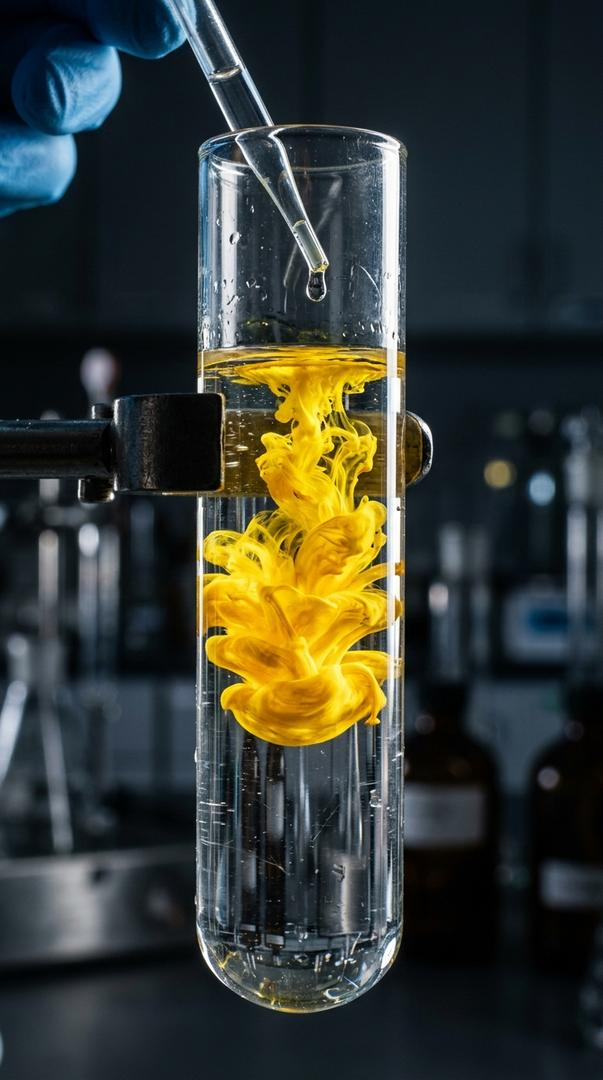
#> input picture experiments/activity_1_2_lead_iodide/images/01_hook_bloom.jpg, 603 x 1080 px
$ python create_viral_thumbnails.py
#> lines starting #> are read from the running program, lines starting #| are printed output that depends on the picture
#!/usr/bin/env python3
"""
Creates viral, high-CTR thumbnails (both 9:16 and 16:9) for
CBSE Class 10 Science Activity 1.2 (Precipitation of Lead Iodide).
Uses Google Material 3 Expressive palette, high-contrast typography,
and the dramatic canary-yellow precipitation cloud.
"""

from pathlib import Path
from PIL import Image, ImageDraw, ImageFont

BASE_DIR = Path(__file__).resolve().parent
IMG_DIR = BASE_DIR / "images"
OUT_DIR = BASE_DIR / "output"
OUT_DIR.mkdir(parents=True, exist_ok=True)

FONT_BOLD = "C:/Windows/Fonts/segoeuib.ttf"
FONT_REG = "C:/Windows/Fonts/segoeui.ttf"

def get_font(size):
    try:
        return ImageFont.truetype(FONT_BOLD, size)
    except Exception:
        return ImageFont.load_default()

def draw_pill(draw, xy, text, font, bg_color, text_color, padding=(28, 14), border_color=None, border_width=3):
    x, y = xy
    bbox = font.getbbox(text)
    tw, th = bbox[2] - bbox[0], bbox[3] - bbox[1]
    px, py = padding
    box = [x - tw//2 - px, y - th//2 - py, x + tw//2 + px, y + th//2 + py]
    radius = (box[3] - box[1]) // 2
    draw.rounded_rectangle(box, radius=radius, fill=bg_color, outline=border_color, width=border_width)
    draw.text((x - tw//2, y - th//2 - 2), text, font=font, fill=text_color)
    return box

def create_thumbnail_916():
    hook_img_path = IMG_DIR / "01_hook_bloom.jpg"
    im = Image.open(hook_img_path).convert("RGBA")
    if im.size != (1080, 1920):
        im = im.resize((1080, 1920), Image.Resampling.LANCZOS)
#> im: PIL image 1080x1920 RGBA

    overlay = Image.new("RGBA", (1080, 1920), (0, 0, 0, 0))
#> overlay: PIL image 1080x1920 RGBA; every value is 0
    draw = ImageDraw.Draw(overlay)

    # Dark gradients at top and bottom
    for y in range(400):
        alpha = int(190 * (1.0 - y / 400.0))
        draw.line([(0, y), (1080, y)], fill=(15, 10, 5, alpha))

    for y in range(1250, 1920):
        alpha = int(230 * ((y - 1250) / 670.0))
        draw.line([(0, y), (1080, y)], fill=(12, 8, 4, alpha))

    # Top Tag
    draw_pill(draw, (540, 220), "CBSE CLASS 10 • ACTIVITY 1.2", get_font(34),
              bg_color=(35, 25, 15, 240), text_color=(255, 179, 0),
              border_color=(255, 179, 0, 180), border_width=3)

    # Bottom Card
    draw.rounded_rectangle([60, 1340, 1020, 1720], radius=36,
                           fill=(22, 16, 10, 230), outline=(255, 179, 0, 180), width=4)

    draw_pill(draw, (230, 1400), "SHOCK REACTION", get_font(28),
              bg_color=(255, 111, 0), text_color=(255, 255, 255), padding=(22, 10))

    draw.text((90, 1450), "CLEAR LIQUIDS...", font=get_font(76), fill=(255, 255, 255))
    draw.text((90, 1540), "YELLOW EXPLOSION?!", font=get_font(74), fill=(255, 234, 0))
    draw.text((95, 1640), "Lead Iodide Precipitation Explained", font=get_font(36), fill=(255, 222, 175))

    final_im = Image.alpha_composite(im, overlay).convert("RGB")
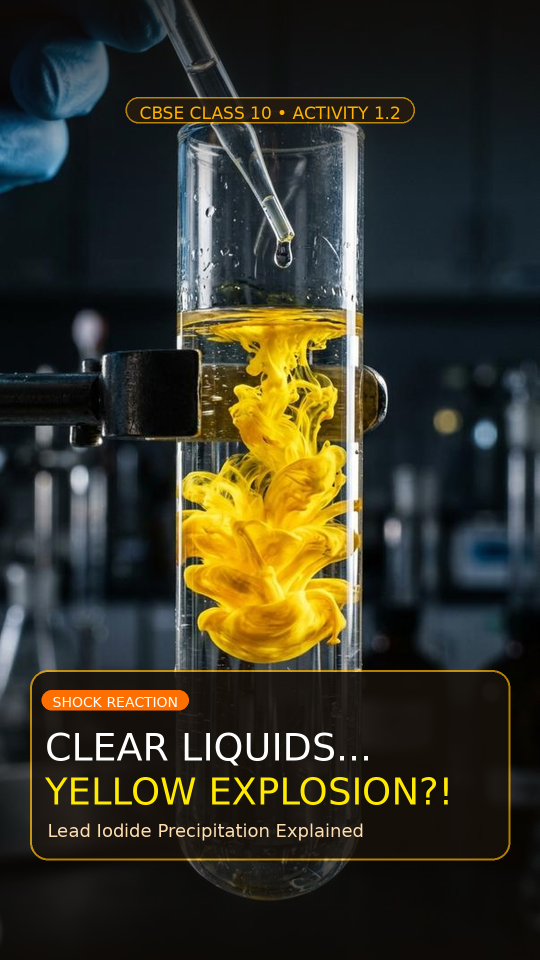
#> final_im: PIL image 1080x1920 RGB (shown at 1/2 size); mean R, G, B 54.2, 52.6, 38.2
    out_path = OUT_DIR / "thumbnail_shorts_916.jpg"
    final_im.save(out_path, quality=95)
    print(f"Saved 9:16 thumbnail: {out_path.name}")
    return out_path

def create_thumbnail_169():
    hook_img_path = IMG_DIR / "01_hook_bloom.jpg"
    im_vert = Image.open(hook_img_path).convert("RGBA")

    # Create 1920x1080 horizontal canvas
    canvas = Image.new("RGBA", (1920, 1080), (16, 12, 8, 255))
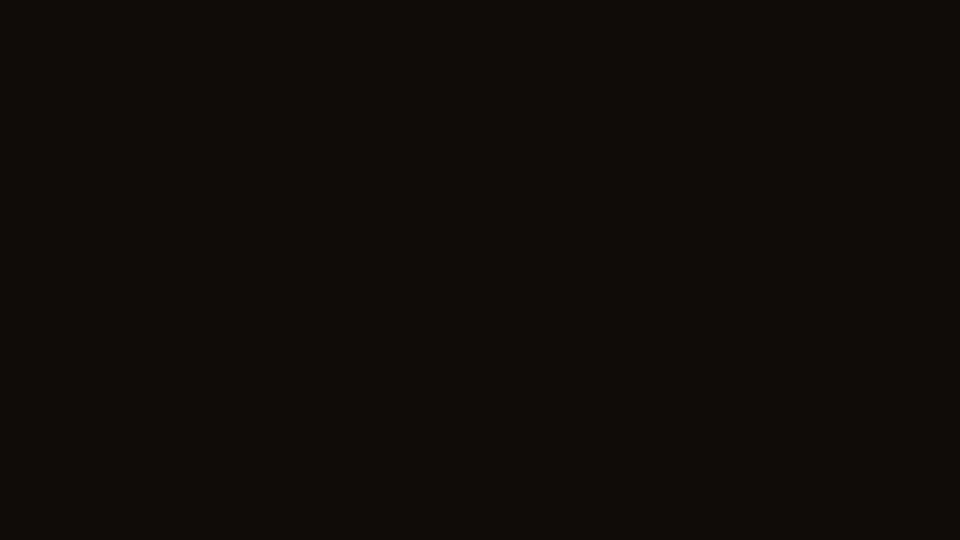
#> canvas: PIL image 1920x1080 RGBA (shown at 1/2 size); mean R, G, B, A 16, 12, 8, 255

    # Crop / position the test tube reaction on the right half
    target_w = 820
    crop_vert = im_vert.resize((target_w, int(target_w * 1920 / 1080)), Image.Resampling.LANCZOS)
    canvas.paste(crop_vert, (1920 - target_w, -180))
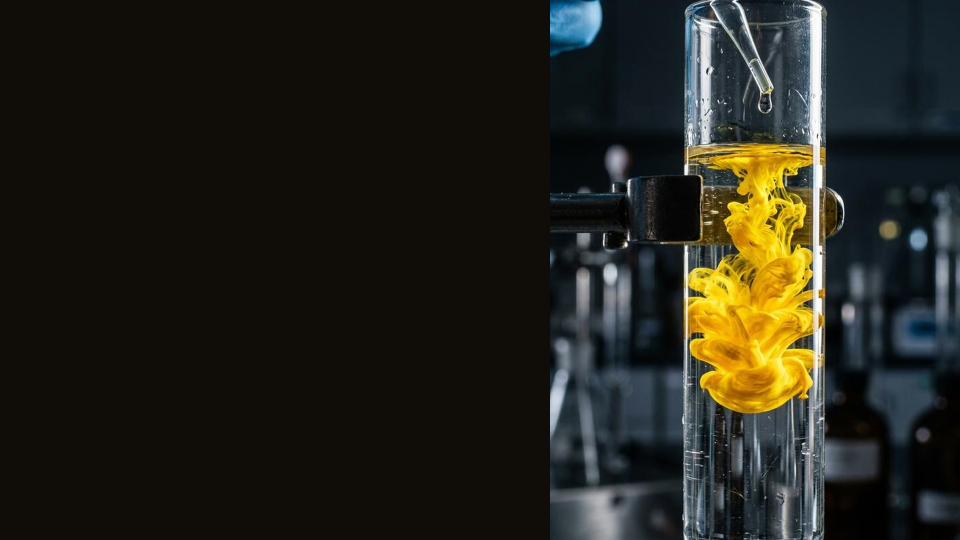
#> canvas: PIL image 1920x1080 RGBA (shown at 1/2 size); mean R, G, B, A 36.4, 35, 27.3, 255

    # Left side dark gradient
    overlay = Image.new("RGBA", (1920, 1080), (0, 0, 0, 0))
#> overlay: PIL image 1920x1080 RGBA; every value is 0
    draw = ImageDraw.Draw(overlay)

    for x in range(1920):
        if x < 1000:
            alpha = 250
        elif x < 1400:
            alpha = int(250 * (1.0 - (x - 1000) / 400.0))
        else:
            alpha = 0
        draw.line([(x, 0), (x, 1080)], fill=(16, 12, 8, alpha))

    # Text and badges on the left half
    draw_pill(draw, (380, 160), "CBSE CLASS 10 • ACTIVITY 1.2", get_font(36),
              bg_color=(35, 25, 15, 240), text_color=(255, 179, 0),
              border_color=(255, 179, 0, 180), border_width=3)

    draw_pill(draw, (230, 260), "CHEMISTRY SHOCK", get_font(28),
              bg_color=(255, 111, 0), text_color=(255, 255, 255), padding=(24, 10))

    draw.text((100, 330), "CLEAR LIQUIDS...", font=get_font(84), fill=(255, 255, 255))
    draw.text((100, 435), "YELLOW EXPLOSION?!", font=get_font(82), fill=(255, 234, 0))

    # Equation Pill
    draw_pill(draw, (470, 580), "Pb(NO3)2 + 2KI  ->  PbI2 (v) + 2KNO3", get_font(42),
              bg_color=(38, 28, 16), text_color=(255, 234, 0), padding=(32, 18),
              border_color=(255, 179, 0), border_width=3)

    draw.text((100, 680), "Precipitation & Double Displacement Reaction", font=get_font(38), fill=(255, 222, 175))
    draw.text((100, 750), "Real Lab Apparatus • 100% NCERT Verified", font=get_font(32), fill=(200, 185, 170))

    # High-yield exam badge
    draw_pill(draw, (260, 860), "BOARD EXAM FAVORITE", get_font(30),
              bg_color=(255, 179, 0), text_color=(30, 18, 5), padding=(26, 12))

    final_im = Image.alpha_composite(canvas, overlay).convert("RGB")
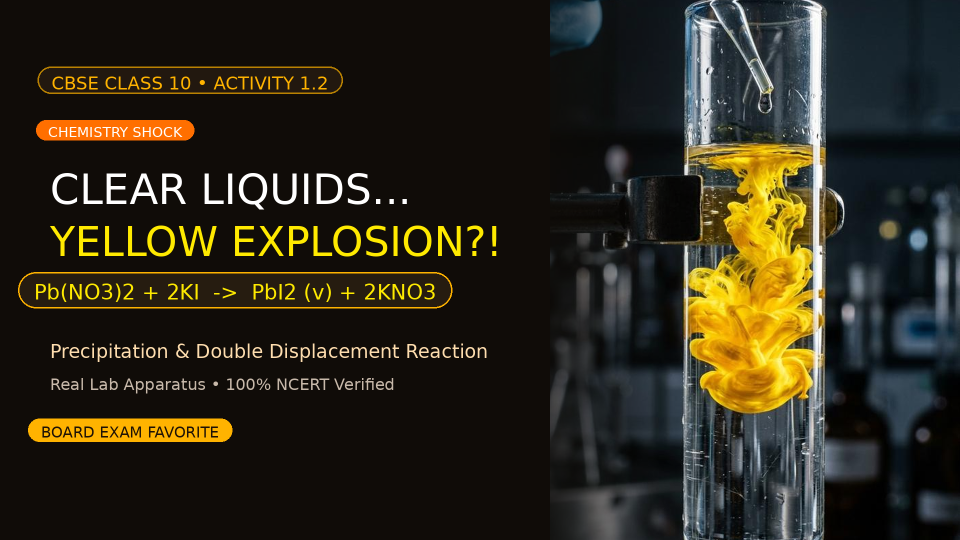
#> final_im: PIL image 1920x1080 RGB (shown at 1/2 size); mean R, G, B 45.7, 41.2, 27
    out_path = OUT_DIR / "thumbnail_landscape_169.jpg"
    final_im.save(out_path, quality=95)
    print(f"Saved 16:9 thumbnail: {out_path.name}")
    return out_path

def main():
    print("Generating High-CTR Thumbnails for Activity 1.2...")
    create_thumbnail_916()
    create_thumbnail_169()
    print("Thumbnails generated successfully!")

if __name__ == "__main__":
    main()

$ run again, with experiments/activity_1_2_lead_iodide/images/02_setup_clear.jpg copied over experiments/activity_1_2_lead_iodide/images/01_hook_bloom.jpg
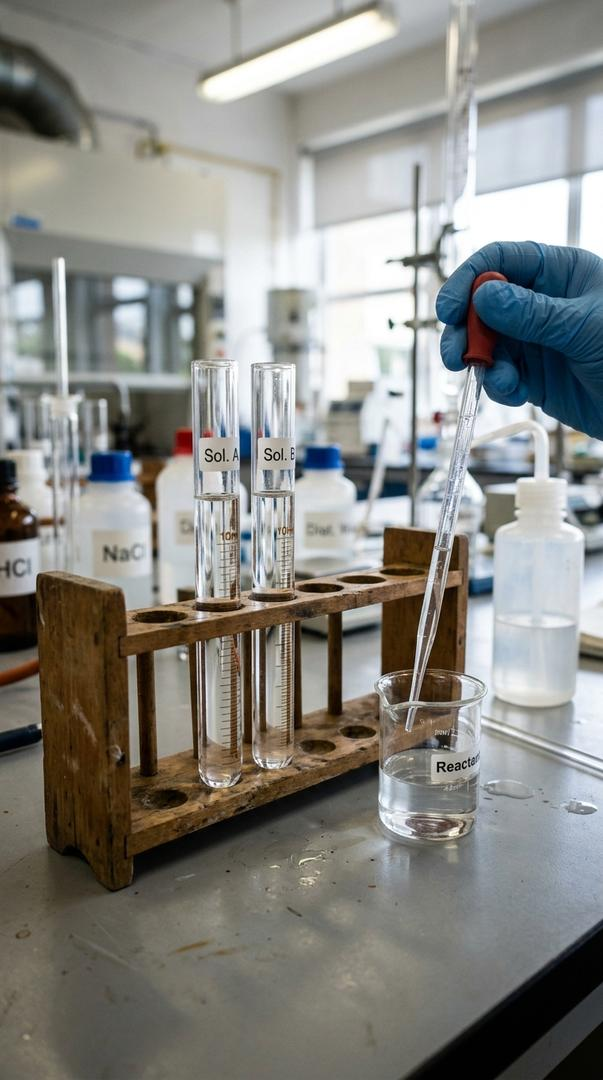
#> input picture experiments/activity_1_2_lead_iodide/images/02_setup_clear.jpg, 603 x 1080 px
#> in create_thumbnail_916, `final_im = Image.alpha_composite(im, overlay).convert("RGB")`:
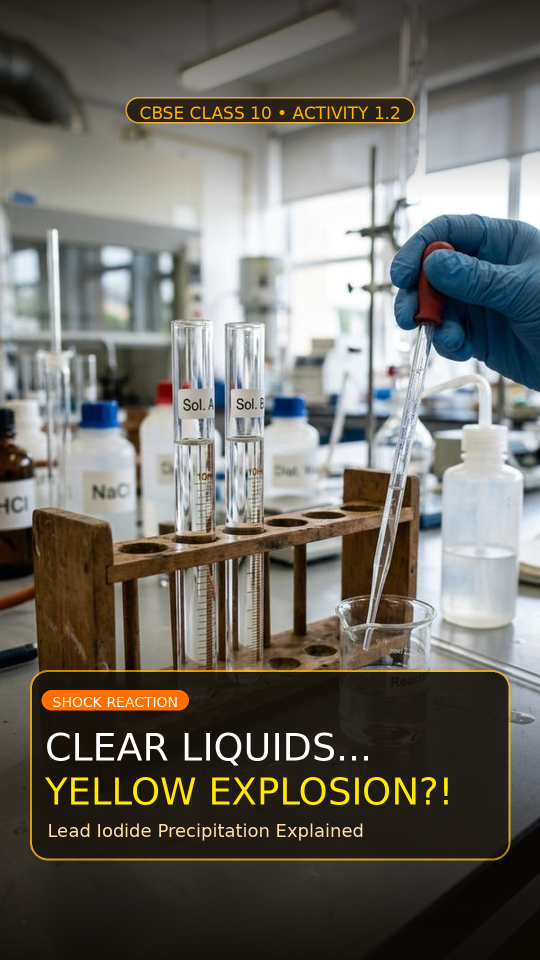
#> final_im: PIL image 1080x1920 RGB (shown at 1/2 size); mean R, G, B 109, 106.6, 99.7
#> in create_thumbnail_169, `final_im = Image.alpha_composite(canvas, overlay).convert("RGB")`:
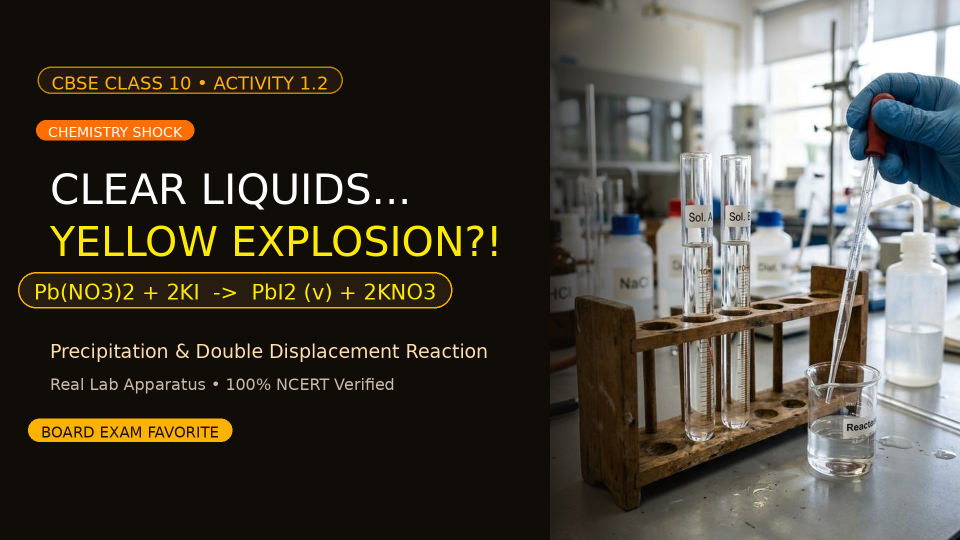
#> final_im: PIL image 1920x1080 RGB (shown at 1/2 size); mean R, G, B 74.2, 69.8, 60.4

$ run again, with experiments/activity_1_2_lead_iodide/images/03_reaction_swirl.jpg copied over experiments/activity_1_2_lead_iodide/images/01_hook_bloom.jpg
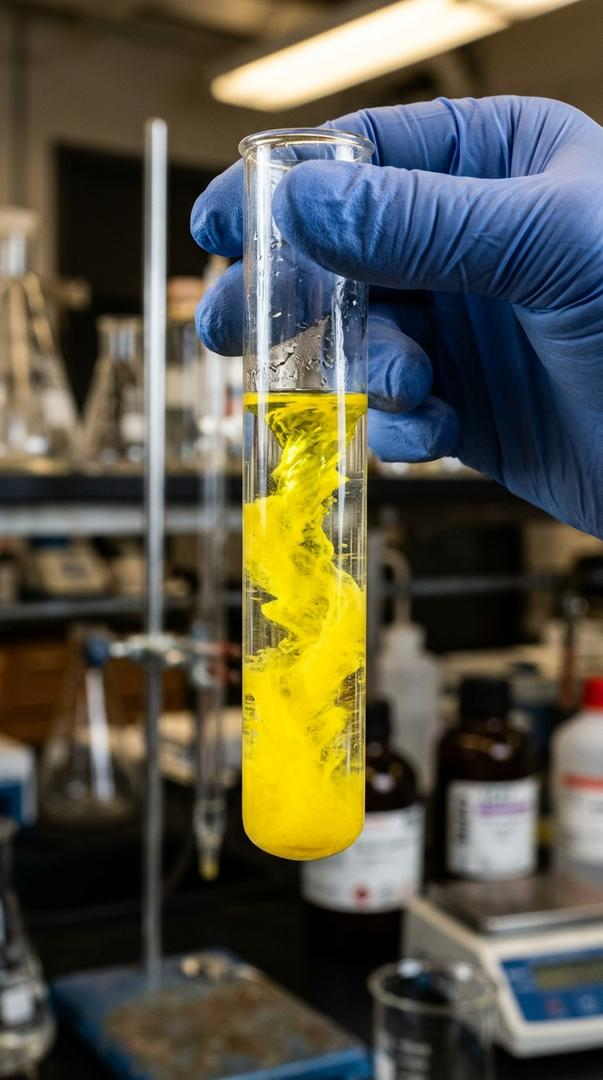
#> input picture experiments/activity_1_2_lead_iodide/images/03_reaction_swirl.jpg, 603 x 1080 px
#> in create_thumbnail_916, `final_im = Image.alpha_composite(im, overlay).convert("RGB")`:
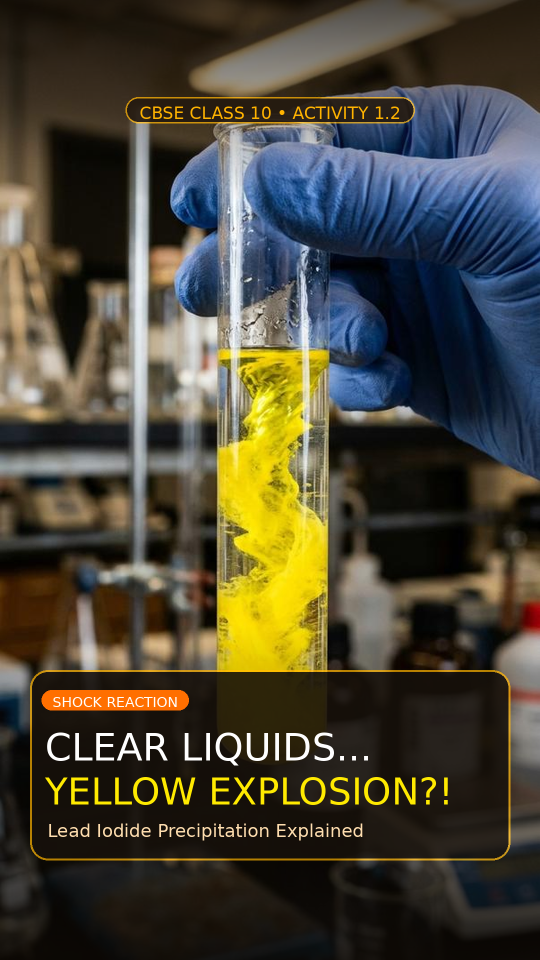
#> final_im: PIL image 1080x1920 RGB (shown at 1/2 size); mean R, G, B 73, 68.7, 53.9
#> in create_thumbnail_169, `final_im = Image.alpha_composite(canvas, overlay).convert("RGB")`:
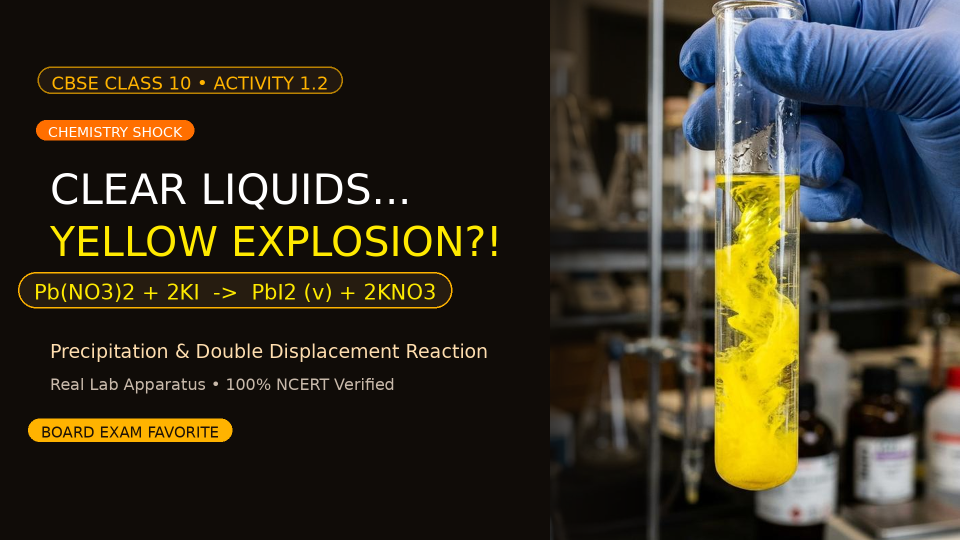
#> final_im: PIL image 1920x1080 RGB (shown at 1/2 size); mean R, G, B 54.7, 49.6, 34.8
